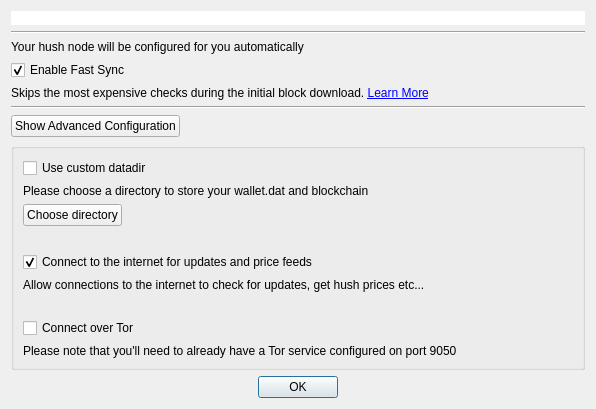
<?xml version="1.0" encoding="UTF-8"?>
<ui version="4.0">
 <class>createhushConf</class>
 <widget class="QDialog" name="createhushConf">
  <property name="geometry">
   <rect>
    <x>0</x>
    <y>0</y>
    <width>596</width>
    <height>352</height>
   </rect>
  </property>
  <property name="windowTitle">
   <string>Configure hush.conf</string>
  </property>
  <layout class="QGridLayout" name="gridLayout">
   <item row="2" column="1">
    <widget class="QLabel" name="label">
     <property name="text">
      <string>Your hush node will be configured for you automatically</string>
     </property>
     <property name="alignment">
      <set>Qt::AlignLeading|Qt::AlignLeft|Qt::AlignVCenter</set>
     </property>
    </widget>
   </item>
   <item row="3" column="1">
    <widget class="QCheckBox" name="chkFastSync">
     <property name="text">
      <string>Enable Fast Sync</string>
     </property>
     <property name="checked">
      <bool>true</bool>
     </property>
    </widget>
   </item>
   <item row="6" column="1">
    <layout class="QHBoxLayout" name="horizontalLayout_3">
     <item>
      <widget class="QPushButton" name="btnAdvancedConfig">
       <property name="text">
        <string>Show Advanced Configuration</string>
       </property>
       <property name="checkable">
        <bool>true</bool>
       </property>
      </widget>
     </item>
     <item>
      <spacer name="horizontalSpacer_2">
       <property name="orientation">
        <enum>Qt::Horizontal</enum>
       </property>
       <property name="sizeHint" stdset="0">
        <size>
         <width>40</width>
         <height>20</height>
        </size>
       </property>
      </spacer>
     </item>
    </layout>
   </item>
   <item row="0" column="1">
    <widget class="FilledIconLabel" name="lblTopIcon">
     <property name="sizePolicy">
      <sizepolicy hsizetype="Preferred" vsizetype="MinimumExpanding">
       <horstretch>0</horstretch>
       <verstretch>0</verstretch>
      </sizepolicy>
     </property>
     <property name="styleSheet">
      <string notr="true">background: #fff;</string>
     </property>
     <property name="text">
      <string notr="true"/>
     </property>
     <property name="scaledContents">
      <bool>true</bool>
     </property>
    </widget>
   </item>
   <item row="9" column="1">
    <widget class="QDialogButtonBox" name="buttonBox">
     <property name="orientation">
      <enum>Qt::Horizontal</enum>
     </property>
     <property name="standardButtons">
      <set>QDialogButtonBox::Ok</set>
     </property>
     <property name="centerButtons">
      <bool>true</bool>
     </property>
    </widget>
   </item>
   <item row="7" column="1">
    <widget class="QGroupBox" name="grpAdvanced">
     <property name="title">
      <string/>
     </property>
     <layout class="QGridLayout" name="gridLayout_2">
      <item row="3" column="0">
       <widget class="QLabel" name="label_4">
        <property name="text">
         <string notr="true"/>
        </property>
       </widget>
      </item>
      <item row="5" column="0">
       <widget class="QLabel" name="label_6">
        <property name="text">
         <string>Allow connections to the internet to check for updates, get hush prices etc...</string>
        </property>
       </widget>
      </item>
      <item row="0" column="0">
       <widget class="QCheckBox" name="chkCustomDatadir">
        <property name="text">
         <string>Use custom datadir</string>
        </property>
       </widget>
      </item>
      <item row="2" column="0">
       <layout class="QHBoxLayout" name="horizontalLayout">
        <item>
         <widget class="QPushButton" name="btnPickDir">
          <property name="text">
           <string>Choose directory</string>
          </property>
         </widget>
        </item>
        <item>
         <widget class="QLabel" name="lblDirName">
          <property name="text">
           <string notr="true"/>
          </property>
         </widget>
        </item>
        <item>
         <spacer name="horizontalSpacer">
          <property name="orientation">
           <enum>Qt::Horizontal</enum>
          </property>
          <property name="sizeHint" stdset="0">
           <size>
            <width>40</width>
            <height>20</height>
           </size>
          </property>
         </spacer>
        </item>
       </layout>
      </item>
      <item row="8" column="0">
       <widget class="QLabel" name="label_5">
        <property name="text">
         <string>Please note that you'll need to already have a Tor service configured on port 9050</string>
        </property>
       </widget>
      </item>
      <item row="4" column="0">
       <widget class="QCheckBox" name="chkAllowInternet">
        <property name="text">
         <string>Connect to the internet for updates and price feeds</string>
        </property>
        <property name="checked">
         <bool>true</bool>
        </property>
       </widget>
      </item>
      <item row="1" column="0">
       <widget class="QLabel" name="label_2">
        <property name="text">
         <string>Please choose a directory to store your wallet.dat and blockchain</string>
        </property>
       </widget>
      </item>
      <item row="7" column="0">
       <widget class="QCheckBox" name="chkUseTor">
        <property name="text">
         <string>Connect over Tor</string>
        </property>
       </widget>
      </item>
      <item row="6" column="0">
       <widget class="QLabel" name="label_7">
        <property name="text">
         <string/>
        </property>
       </widget>
      </item>
     </layout>
    </widget>
   </item>
   <item row="1" column="1">
    <widget class="Line" name="line">
     <property name="orientation">
      <enum>Qt::Horizontal</enum>
     </property>
    </widget>
   </item>
   <item row="4" column="1">
    <widget class="QLabel" name="label_3">
     <property name="text">
      <string>&lt;html&gt;&lt;head/&gt;&lt;body&gt;&lt;p&gt;Skips the most expensive checks during the initial block download. &lt;a href=&quot;https://docs.silentdragon.co/using-silentdragon/#fastsync&quot;&gt;&lt;span style=&quot; text-decoration: underline; color:#0000ff;&quot;&gt;Learn More&lt;/span&gt;&lt;/a&gt;&lt;/p&gt;&lt;/body&gt;&lt;/html&gt;</string>
     </property>
     <property name="textFormat">
      <enum>Qt::RichText</enum>
     </property>
     <property name="wordWrap">
      <bool>true</bool>
     </property>
     <property name="openExternalLinks">
      <bool>true</bool>
     </property>
     <property name="textInteractionFlags">
      <set>Qt::LinksAccessibleByKeyboard|Qt::LinksAccessibleByMouse</set>
     </property>
    </widget>
   </item>
   <item row="5" column="1">
    <widget class="Line" name="line_2">
     <property name="orientation">
      <enum>Qt::Horizontal</enum>
     </property>
    </widget>
   </item>
  </layout>
 </widget>
 <customwidgets>
  <customwidget>
   <class>FilledIconLabel</class>
   <extends>QLabel</extends>
   <header>fillediconlabel.h</header>
  </customwidget>
 </customwidgets>
 <resources/>
 <connections>
  <connection>
   <sender>buttonBox</sender>
   <signal>accepted()</signal>
   <receiver>createhushConf</receiver>
   <slot>accept()</slot>
   <hints>
    <hint type="sourcelabel">
     <x>248</x>
     <y>254</y>
    </hint>
    <hint type="destinationlabel">
     <x>157</x>
     <y>274</y>
    </hint>
   </hints>
  </connection>
  <connection>
   <sender>buttonBox</sender>
   <signal>rejected()</signal>
   <receiver>createhushConf</receiver>
   <slot>reject()</slot>
   <hints>
    <hint type="sourcelabel">
     <x>316</x>
     <y>260</y>
    </hint>
    <hint type="destinationlabel">
     <x>286</x>
     <y>274</y>
    </hint>
   </hints>
  </connection>
 </connections>
</ui>
